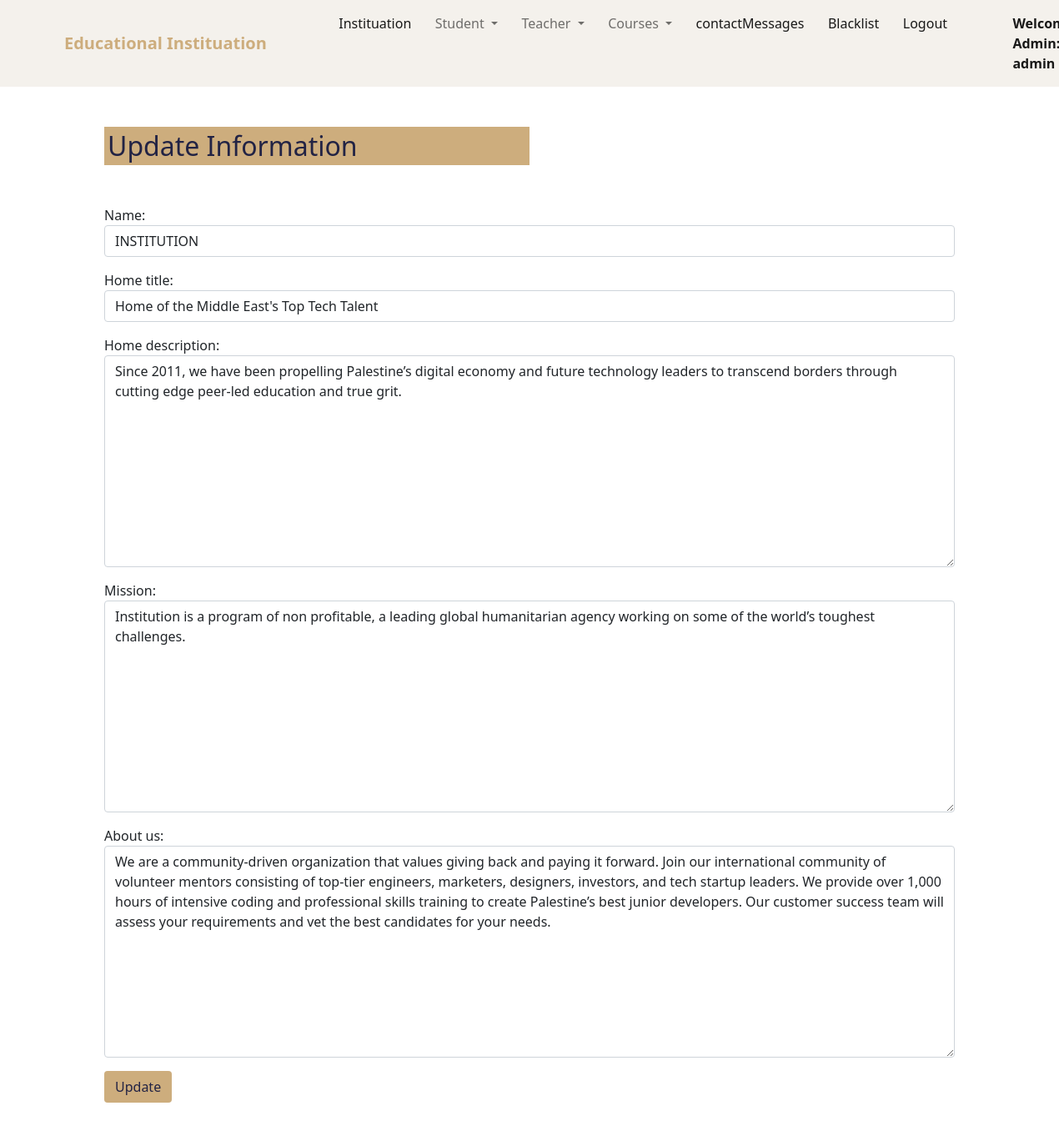
The app's page /update-instituation/1/ (signed in) with its own data.
### landingPage/models.py (models this page shows, shortened)
class SingletonModel(models.Model):
    def save(self, *args,**kwargs):
        self.pk=1
        super().save(*args,**kwargs)

class Instituation (SingletonModel):
    name = models.CharField(max_length=100)
    home_title = models.CharField(max_length=100)
    home_description = models.CharField(max_length=300)
    mission = models.CharField(max_length=300)
    about_us = models.CharField(max_length=500)

### education/views.py (the view)
# urls.py: path('update-instituation/<int:pk>/', InstituationUpdateView.as_view(), name='update-instituation'),
@method_decorator(user_passes_test(lambda u: u.is_superuser), name='dispatch')
class InstituationUpdateView(UpdateView):
    model = Instituation
    login_required = True
    form_class = InstituationForm
    template_name = 'education/admin/update_instituation.html'

### education/forms.py
class InstituationForm(ModelForm):
    class Meta:
        model = Instituation
        fields = ['name', 'home_title', 'home_description', 'mission', 'about_us']
        widgets = {
            'name': TextInput(attrs={'class': 'form-control'}),
            'home_title': TextInput(attrs={'class': 'form-control'}),
            'home_description': Textarea(attrs={'class': 'form-control'}),
            'mission': Textarea(attrs={'class': 'form-control'}),
            'about_us': Textarea(attrs={'class': 'form-control'}),
        }

### education/templates/education/admin/update_instituation.html (shortened to what this page needs)
{% extends 'education/admin/admin_navbar.html' %}
{% load static %}
{% block body %}
<section>
    <div class="container">
        <div class="row p-5 justify-content-center">
            <div class="">
                <h2 class="brown-bg p-1 dark-blue col-md-6 mb-5">Update Information</h2>
                <form method="post">{% csrf_token %}
                    {{ form.as_p }}
                    <input class="btn brown-bg dark-blue" type="submit" value="Update">
                </form>
                </div>
            </div>
        </div>
</section>
{% endblock %}

### education/templates/education/admin/admin_navbar.html (shortened to what this page needs)
<!doctype html>
{% load static %}
<html lang="en">
  <head>
    <link href="https://cdn.jsdelivr.net/npm/bootstrap@5.1.0/dist/css/bootstrap.min.css" rel="stylesheet">
    <link rel="stylesheet" href="https://cdn.datatables.net/1.10.25/css/jquery.dataTables.min.css">
    <link rel="stylesheet" href="https://cdn.datatables.net/buttons/1.7.1/css/buttons.dataTables.min.css">
    <link rel="stylesheet" href="{% static 'landingPage/style.css' %}">
    <link rel="stylesheet" href="https://cdnjs.cloudflare.com/ajax/libs/font-awesome/4.7.0/css/font-awesome.min.css">
  </head>
  <body>
    <nav class="navbar navbar-expand-lg navbar-light bg-light mynav">
        <div class="container">
          <a class="navbar-brand hed-color fw-bold" href="/">Educational Instituation</a>
          <div class="collapse navbar-collapse" id="navbarSupportedContent">
            <ul class="navbar-nav me-auto mb-2 mb-lg-0">
              <li class="nav-item">
                <a class="nav-link active" aria-current="page" href="{% url 'admin-panel' %}">Instituation</a>
              </li>
              <li class="nav-item dropdown">
                <a class="nav-link dropdown-toggle" href="#" id="navbarDropdown" role="button" data-bs-toggle="dropdown" aria-expanded="false">
                  Student
                </a>
              </li>
              <li class="nav-item dropdown">
                <a class="nav-link dropdown-toggle" href="#" id="navbarDropdown" role="button" data-bs-toggle="dropdown" aria-expanded="false">
                  Teacher
                </a>
              </li>
              <li class="nav-item dropdown">
                <a class="nav-link dropdown-toggle" href="#" id="navbarDropdown" role="button" data-bs-toggle="dropdown" aria-expanded="false">
                  Courses
                </a>
              </li>
              <li class="nav-item">
                <a class="nav-link active" aria-current="page" href="{% url 'messages_contact' %}">contactMessages</a>
              </li>
              <li class="nav-item">
                <a class="nav-link active" aria-current="page" href="{% url 'view_blacklist' %}">Blacklist</a>
              </li>
              <li class="nav-item">
                <a class="nav-link active" aria-current="page" href="{% url 'logout' %}">Logout</a>
              </li>
              <li class="nav-item">
                <a style="font-weight:600; font-family:'Segoe UI', Tahoma, Geneva, Verdana, sans-serif;" class="nav-link active" href="#">Welcome Admin: {{request.user}}</a>
              </li>
            </ul>
          </div>
        </div>
      </nav>
      {% block body %}
      {% endblock %}
  </body>
</html>

### landingPage/static/landingPage/style.css (style rules this page uses)
.mynav { background: #F4F1EC!important; }
.hed-color { color: #CDAD7D!important; }
.dark-blue { color: #222344!important; }
.brown-bg { background-color: #CDAD7D !important; }

### records on screen
Instituation: name "INSTITUTION", home_title "Home of the Middle East's Top Tech Talent", home_description "Since 2011, we have been propelling Palestine’s digital economy and future technology leaders to transcend borders through cutting edge peer-led education and true grit.", mission "Institution is a program of non profitable, a leading global humanitarian agency working on some of the world’s toughest challenges.", about_us "We are a community-driven organization that values giving back and paying it forward. Join our international community of volunteer mentors consisting of top-tier engineers, marketers, designers, investors, and tech startup leaders. We provide over 1,000 hours of intensive coding and professional skills training to create Palestine’s best junior developers. Our customer success team will assess your requirements and vet the best candidates for your needs."

### other values on screen
{{ request.user }} "admin"
